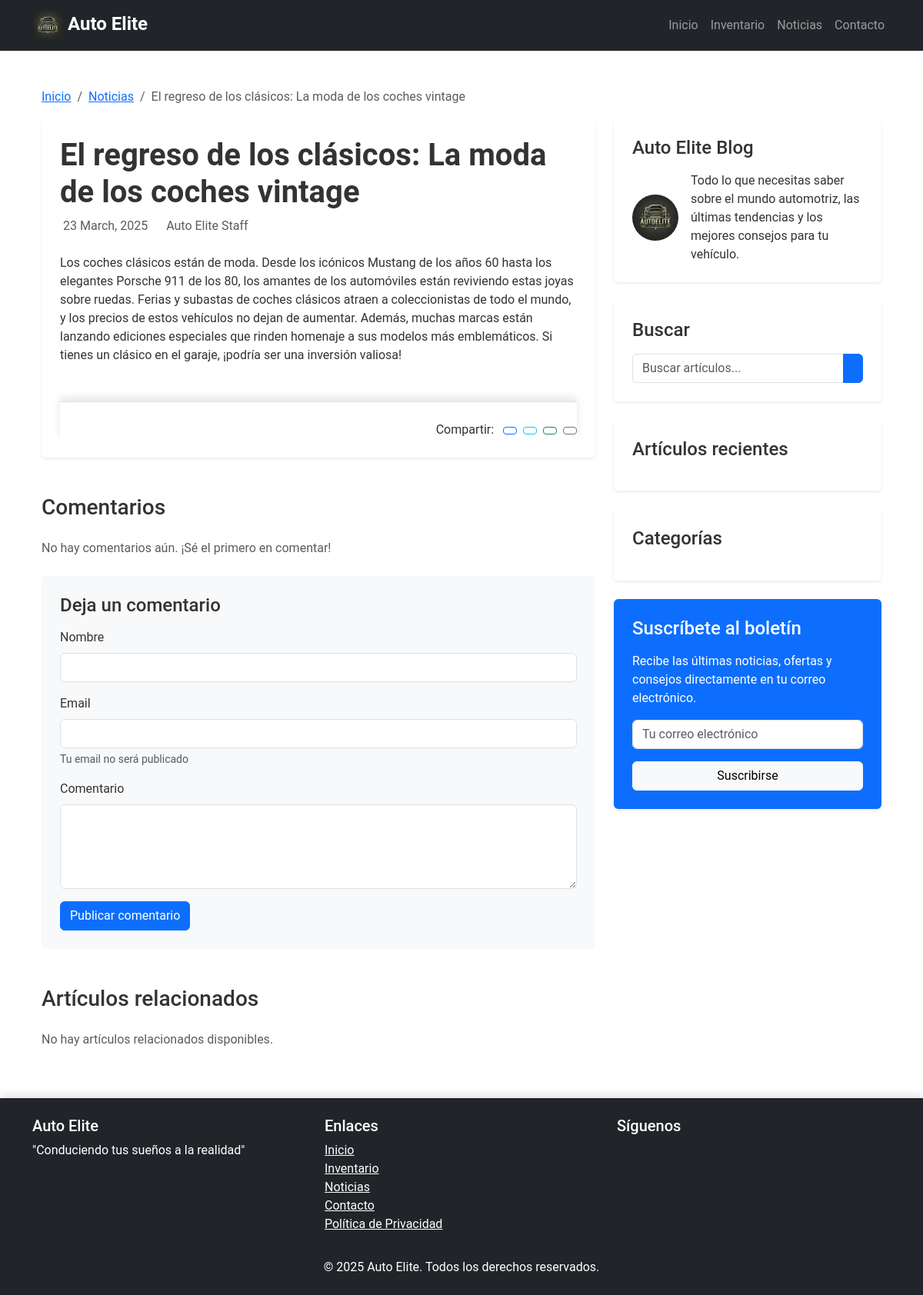
The app's page /articles/3/ with its own data.
### autos/models.py (models this page shows, shortened)
class Article(models.Model):
    title = models.CharField(max_length=200)
    content = models.TextField()
    image_url = models.URLField()
    created_at = models.DateTimeField(auto_now_add=True)

### autos/views.py (the view)
# urls.py: path('articles/<int:article_id>/', views.article_detail, name='article_detail'),
def article_detail(request, article_id):
    article = get_object_or_404(Article, id=article_id)
    return render(request, 'article_detail.html', {'article': article})

### autos/templates/article_detail.html (shortened to what this page needs)
{% extends 'base.html' %}
{% load static %}
{% block content %}
<div class="container my-5">
    <nav aria-label="breadcrumb">
        <ol class="breadcrumb">
            <li class="breadcrumb-item"><a href="{% url 'home' %}">Inicio</a></li>
            <li class="breadcrumb-item"><a href="{% url 'articles' %}">Noticias</a></li>
            <li class="breadcrumb-item active" aria-current="page">{{ article.title }}</li>
        </ol>
    </nav>
    <div class="row">
        <div class="col-lg-8">
            <article class="article-content bg-white p-4 rounded shadow-sm">
                <header class="mb-4">
                    <h1 class="article-title fw-bold">{{ article.title }}</h1>
                    <div class="article-meta text-muted">
                        <span class="me-3">{{ article.created_at|date:"d F, Y" }}</span>
                        <span>Auto Elite Staff</span>
                    </div>
                </header>
                <div class="article-body">
                    {{ article.content|safe|linebreaks }}
                </div>
                <footer class="article-footer mt-5 pt-4 border-top">
                    <div class="row align-items-center">
                        <div class="col-md-6">
                            <div class="article-share text-md-end mt-3 mt-md-0">
                                <span class="me-2">Compartir:</span>
                                <a href="https://www.facebook.com/sharer/sharer.php?u={{ request.build_absolute_uri }}" target="_blank" class="btn btn-sm btn-outline-primary me-1" title="Compartir en Facebook">
                                </a>
                                <a href="https://twitter.com/intent/tweet?url={{ request.build_absolute_uri }}&text={{ article.title }}" target="_blank" class="btn btn-sm btn-outline-info me-1" title="Compartir en Twitter">
                                </a>
                                <a href="https://wa.me/?text={{ article.title }}%20{{ request.build_absolute_uri }}" target="_blank" class="btn btn-sm btn-outline-success me-1" title="Compartir en WhatsApp">
                                </a>
                                <a href="mailto:?subject={{ article.title }}&body={{ request.build_absolute_uri }}" class="btn btn-sm btn-outline-secondary" title="Compartir por Email">
                                </a>
                            </div>
                        </div>
                    </div>
                </footer>
            </article>
            <section class="article-comments mt-5">
                <h3 class="mb-4">Comentarios </h3>
                {% if comments %}
                <div class="comments-list">
                    {% for comment in comments %}
                    <div class="comment p-3 mb-3 bg-light rounded">
                        <div class="comment-header d-flex justify-content-between">
                            <div class="comment-author">
                                <span class="fw-bold">{{ comment.name }}</span>
                            </div>
                            <div class="comment-date text-muted">
                                <small>{{ comment.created_at|date:"d M, Y H:i" }}</small>
                            </div>
                        </div>
                        <div class="comment-body mt-2">
                            <p class="mb-0">{{ comment.content }}</p>
                        </div>
                    </div>
                    {% endfor %}
                </div>
                {% else %}
                <p class="text-muted">No hay comentarios aún. ¡Sé el primero en comentar!</p>
                {% endif %}
                <div class="comment-form-wrapper mt-4 p-4 bg-light rounded">
                    <h4 class="mb-3">Deja un comentario</h4>
                    <form id="commentForm" method="post" action="{% url 'article_comment' article.id %}">
                        <div class="mb-3">
                            <label for="commentName" class="form-label">Nombre</label>
                            <input type="text" class="form-control" id="commentName" name="name" required>
                        </div>
                        <div class="mb-3">
                            <label for="commentEmail" class="form-label">Email</label>
                            <input type="email" class="form-control" id="commentEmail" name="email" required>
                            <div class="form-text">Tu email no será publicado</div>
                        </div>
                        <div class="mb-3">
                            <label for="commentContent" class="form-label">Comentario</label>
                            <textarea class="form-control" id="commentContent" name="content" rows="4" required></textarea>
                        </div>
                        <button type="submit" class="btn btn-primary">Publicar comentario</button>
                    </form>
                </div>
            </section>
        </div>
        <div class="col-lg-4 mt-5 mt-lg-0">
            <div class="sidebar-widget mb-4 p-4 bg-white rounded shadow-sm">
                <h4 class="widget-title mb-3">Auto Elite Blog</h4>
                <div class="d-flex align-items-center">
                    <img src="{% static 'images/logo.png' %}" alt="Auto Elite" class="rounded-circle me-3" width="60">
                    <div>
                        <p class="mb-0">Todo lo que necesitas saber sobre el mundo automotriz, las últimas tendencias y los mejores consejos para tu vehículo.</p>
                    </div>
                </div>
            </div>
            <div class="sidebar-widget mb-4 p-4 bg-white rounded shadow-sm">
                <h4 class="widget-title mb-3">Buscar</h4>
                <form action="{% url 'articles' %}" method="get">
                    <div class="input-group">
                        <input type="text" class="form-control" placeholder="Buscar artículos..." name="search">
                        <button class="btn btn-primary" type="submit">
                        </button>
                    </div>
                </form>
            </div>
            <div class="sidebar-widget mb-4 p-4 bg-white rounded shadow-sm">
                <h4 class="widget-title mb-3">Artículos recientes</h4>
            </div>
            <div class="sidebar-widget mb-4 p-4 bg-white rounded shadow-sm">
                <h4 class="widget-title mb-3">Categorías</h4>
            </div>
            <div class="sidebar-widget mb-4 p-4 bg-primary text-white rounded shadow-sm">
                <h4 class="widget-title mb-3">Suscríbete al boletín</h4>
                <p>Recibe las últimas noticias, ofertas y consejos directamente en tu correo electrónico.</p>
                <form id="subscribeForm" action="{% url 'subscribe' %}" method="post">
                    <div class="mb-3">
                        <input type="email" class="form-control" id="subscriberEmail" name="email" placeholder="Tu correo electrónico" required>
                    </div>
                    <button type="submit" class="btn btn-light w-100">Suscribirse</button>
                </form>
            </div>
        </div>
    </div>
    <section class="related-articles mt-5">
        <h3 class="mb-4">Artículos relacionados</h3>
        <div class="row">
            {% for related in related_articles %}
            <div class="col-md-4 mb-4">
                <div class="card h-100">
                    {% if related.image %}
                    <img src="{{ related.image.url }}" class="card-img-top" alt="{{ related.title }}">
                    {% endif %}
                    <div class="card-body">
                        <h5 class="card-title">{{ related.title }}</h5>
                        <p class="card-text text-muted">{{ related.content|striptags|truncatewords:15 }}</p>
                    </div>
                    <div class="card-footer bg-white border-top-0">
                        <a href="{% url 'article_detail' related.id %}" class="btn btn-sm btn-outline-primary">Leer más</a>
                        <small class="text-muted float-end">{{ related.created_at|date:"d M, Y" }}</small>
                    </div>
                </div>
            </div>
            {% empty %}
            <div class="col-12">
                <p class="text-muted">No hay artículos relacionados disponibles.</p>
            </div>
            {% endfor %}
        </div>
    </section>
</div>
{% endblock %}

### autos/templates/base.html (shortened to what this page needs)
{% load static %}
<!DOCTYPE html>
<html lang="es">
<head>
    <link href="https://cdn.jsdelivr.net/npm/bootstrap@5.3.0/dist/css/bootstrap.min.css" rel="stylesheet">
    <link rel="stylesheet" href="{% static 'css/styles.css' %}">
</head>
<body>
    {% include 'includes/header.html' %}
    <main class="container my-4">
        {% block content %}{% endblock %}
    </main>
    {% include 'includes/footer.html' %}
</body>
</html>

### autos/templates/includes/header.html (shortened to what this page needs)
{% load static %}
<header>
    <nav class="navbar navbar-expand-lg navbar-dark bg-dark">
        <div class="container">
            <a class="navbar-brand" href="{% url 'home' %}">
                <img src="{% static 'images/logo.png' %}" alt="Auto Elite Logo" height="40"> Auto Elite
            </a>
            <div class="collapse navbar-collapse" id="navbarNav">
                <ul class="navbar-nav ms-auto">
                    <li class="nav-item">
                        <a class="nav-link" href="{% url 'home' %}">Inicio</a>
                    </li>
                    <li class="nav-item">
                        <a class="nav-link" href="{% url 'cars' %}">Inventario</a>
                    </li>
                    <li class="nav-item">
                        <a class="nav-link" href="{% url 'articles' %}">Noticias</a>
                    </li>
                    <li class="nav-item">
                        <a class="nav-link" href="{% url 'contact' %}">Contacto</a>
                    </li>
                </ul>
            </div>
        </div>
    </nav>
</header>

### autos/templates/includes/footer.html (shortened to what this page needs)
{% load static %}
<footer class="bg-dark text-white py-4 mt-5">
    <div class="container">
        <div class="row">
            <div class="col-md-4">
                <h5>Auto Elite</h5>
                <p>"Conduciendo tus sueños a la realidad"</p>
            </div>
            <div class="col-md-4">
                <h5>Enlaces</h5>
                <ul class="list-unstyled">
                    <li><a href="{% url 'home' %}" class="text-white">Inicio</a></li>
                    <li><a href="{% url 'cars' %}" class="text-white">Inventario</a></li>
                    <li><a href="{% url 'articles' %}" class="text-white">Noticias</a></li>
                    <li><a href="{% url 'contact' %}" class="text-white">Contacto</a></li>
                    <li><a href="{% url 'privacy' %}" class="text-white">Política de Privacidad</a></li>
                </ul>
            </div>
            <div class="col-md-4">
                <h5>Síguenos</h5>
                <div class="social-icons">
                </div>
            </div>
        </div>
        <div class="row mt-3">
            <div class="col-12 text-center">
                <p class="mb-0">&copy; {% now "Y" %} Auto Elite. Todos los derechos reservados.</p>
            </div>
        </div>
    </div>
</footer>

### autos/static/css/styles.css (style rules this page uses)
body { font-family: 'Roboto', sans-serif; color: #333; }
.navbar-brand { font-weight: bold; font-size: 1.5rem; }
footer { box-shadow: 0 -5px 10px rgba(0, 0, 0, 0.1); }

### records on screen
Article: title "El regreso de los clásicos: La moda de los coches vintage", created_at "23 March, 2025", content "Los coches clásicos están de moda. Desde los icónicos Mustang de los años 60 hasta los elegantes Porsche 911 de los 80, los amantes de los automóviles están reviviendo estas joyas sobre ruedas. Ferias y subastas de coches clásicos atraen a coleccionistas de todo el mundo, y los precios de estos vehículos no dejan de aumentar. Además, muchas marcas están lanzando ediciones especiales que rinden homenaje a sus modelos más emblemáticos. Si tienes un clásico en el garaje, ¡podría ser una inversión valiosa!"
